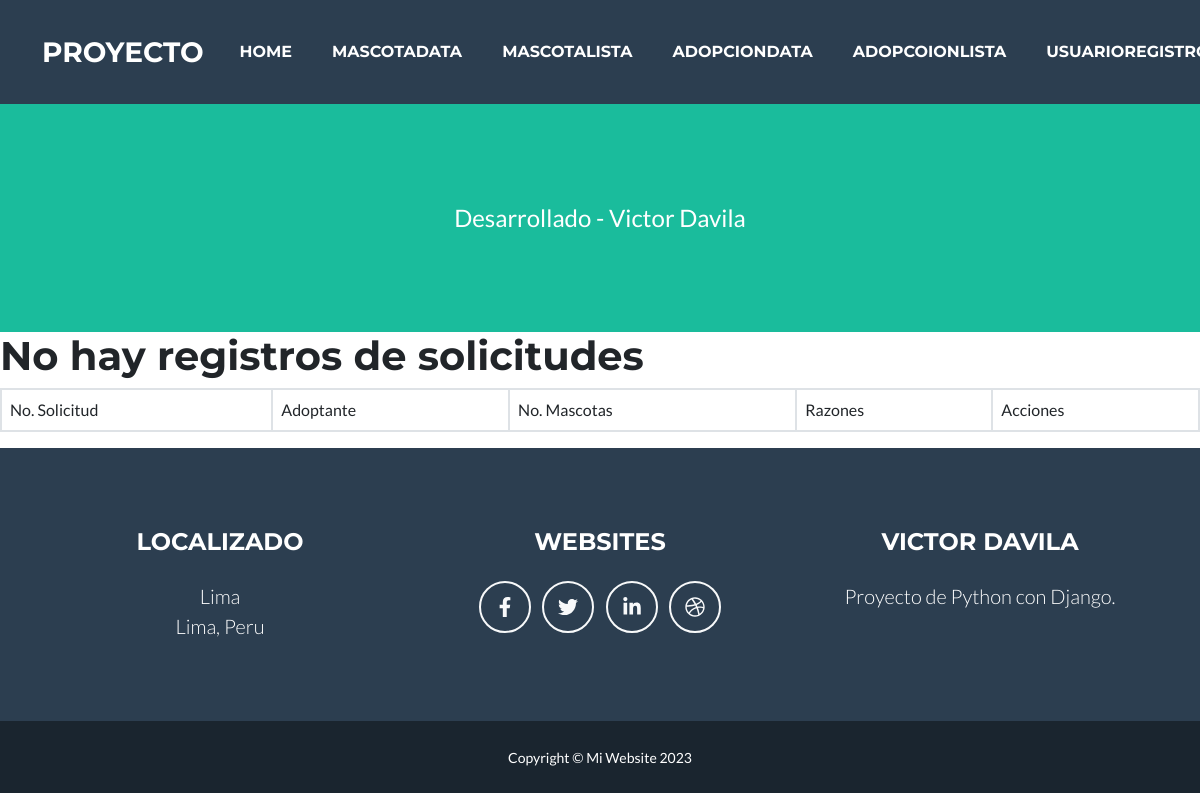
Before: /app_adopcion/solicitudlist/ with the older database file.
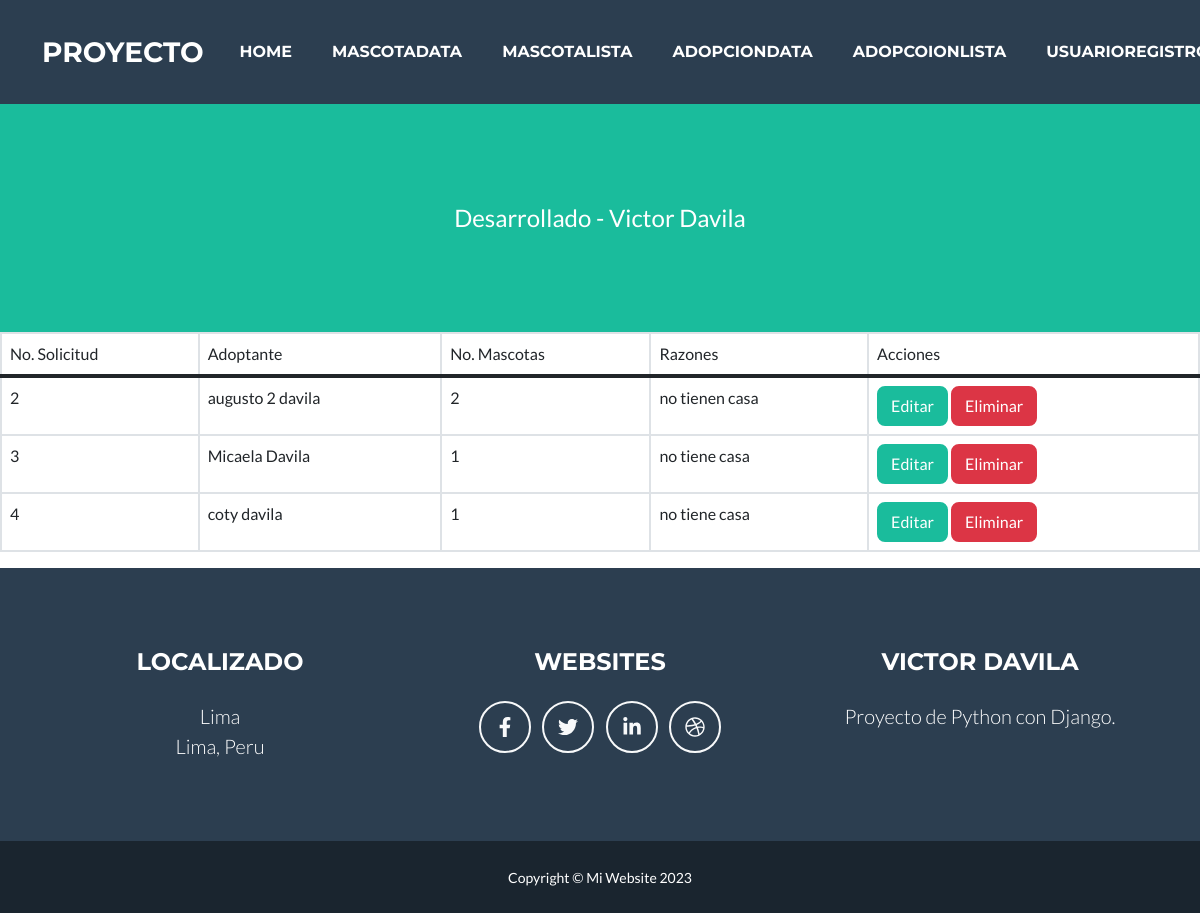
After: the same page with the newer database file.
### app_adopcion/models.py (models this page shows, shortened)
class Solicitud(models.Model):
    persona = models.ForeignKey(Persona, null=True, blank=True, on_delete=models.CASCADE)
    numero_mascotas = models.IntegerField()
    razones = models.TextField()

class Persona(models.Model):
    nombre = models.CharField(max_length=50)
    apellidos = models.CharField(max_length=70)
    edad = models.IntegerField()
    telefono = models.CharField(max_length=12)
    email = models.EmailField()
    domicilio = models.TextField()

### app_adopcion/views.py (the view)
# urls.py: path('solicitudlist/', SolicitudList.as_view(), name="Solicitudlist"),
class SolicitudList(ListView):
    model = Solicitud
    template_name = 'adopcion/solicitud_list.html'

### templates/adopcion/solicitud_list.html
{% extends 'base/secondary_base.html' %}
{%block contenidoQueCambia %}
<table class="table table-bordered">
    <thead>
        <tr>
            <td>No. Solicitud</td>
            <td>Adoptante</td>
            <td>No. Mascotas</td>
            <td>Razones</td>
            <td>Acciones</td>
        </tr>
    </thead>
    <tbody>
        {% if object_list %}
        {% for solicitud in object_list %}
        <tr>
            <td>{{ solicitud.id }}</td>
            <td>{{ solicitud.persona.nombre }} {{solicitud.persona.apellidos}}</td>
            <td>{{ solicitud.numero_mascotas }}</td>
            <td>{{ solicitud.razones }}</td>
            <td>
                <a class="btn btn-primary" href="{% url 'Solicitudedit' solicitud.id %}">Editar</a>
                <a class="btn btn-danger" href="{% url 'Solicituddelete' solicitud.id %}">Eliminar</a>
            </td>
        </tr>
        {% endfor %}
        {% else %}
        <h1> No hay registros de solicitudes </h1>
        {% endif %}
</table>
{% endblock %}

### templates/base/secondary_base.html (shortened to what this page needs)
<!DOCTYPE html>
<html lang="en">
    <head>
        {% load static %}
        <link href="{% static 'base/css/styles.css' %}" rel="stylesheet" />
    </head>
    <body id="page-top">
        <nav class="navbar navbar-expand-lg bg-secondary text-uppercase fixed-top" id="mainNav">
            <div class="container">
                <a class="navbar-brand" href="{% url 'Origin' %}">Proyecto</a>
                <div class="collapse navbar-collapse" id="navbarResponsive">
                    <ul class="navbar-nav ms-auto">
                        <li class="nav-item mx-0 mx-lg-1"><a class="nav-link py-3 px-0 px-lg-3 rounded" href="{% url 'Origin' %}">Home</a></li>
                        <li class="nav-item mx-0 mx-lg-1"><a class="nav-link py-3 px-0 px-lg-3 rounded" href="{% url 'Mascotaform' %}">MascotaData</a></li>
                        <li class="nav-item mx-0 mx-lg-1"><a class="nav-link py-3 px-0 px-lg-3 rounded" href="{% url 'Mascotalist' %}">MascotaLista</a></li>
                        <li class="nav-item mx-0 mx-lg-1"><a class="nav-link py-3 px-0 px-lg-3 rounded" href="{% url 'Solicitudcreate' %}">AdopcionData</a></li>
                        <li class="nav-item mx-0 mx-lg-1"><a class="nav-link py-3 px-0 px-lg-3 rounded" href="{% url 'Solicitudlist' %}">AdopcoionLista</a></li>
                        <li class="nav-item mx-0 mx-lg-1"><a class="nav-link py-3 px-0 px-lg-3 rounded" href="{% url 'Usuarioregister' %}">UsuarioRegistro</a></li>
                    </ul>
                </div>
            </div>
        </nav>
        <header class="masthead bg-primary text-white text-center">
            <div class="container d-flex align-items-center flex-column">
                <p class="masthead-subheading font-weight-light mb-0">Desarrollado - Victor Davila</p>
            </div>
        </header>
        {% block contenidoQueCambia %}
        {% endblock %}
        <footer class="footer text-center">
            <div class="container">
                <div class="row">
                    <div class="col-lg-4 mb-5 mb-lg-0">
                        <h4 class="text-uppercase mb-4">Localizado</h4>
                        <p class="lead mb-0">
                            Lima
                            <br />
                            Lima, Peru
                        </p>
                    </div>
                    <div class="col-lg-4 mb-5 mb-lg-0">
                        <h4 class="text-uppercase mb-4">Websites</h4>
                        <a class="btn btn-outline-light btn-social mx-1" href="#!"><i class="fab fa-fw fa-facebook-f"></i></a>
                        <a class="btn btn-outline-light btn-social mx-1" href="#!"><i class="fab fa-fw fa-twitter"></i></a>
                        <a class="btn btn-outline-light btn-social mx-1" href="#!"><i class="fab fa-fw fa-linkedin-in"></i></a>
                        <a class="btn btn-outline-light btn-social mx-1" href="#!"><i class="fab fa-fw fa-dribbble"></i></a>
                    </div>
                    <div class="col-lg-4">
                        <h4 class="text-uppercase mb-4">Victor Davila</h4>
                        <p class="lead mb-0">
                            Proyecto de Python con Django.
                        </p>
                    </div>
                </div>
            </div>
        </footer>
        <div class="copyright py-4 text-center text-white">
            <div class="container"><small>Copyright &copy; Mi Website 2023</small></div>
        </div>
    </body>
</html>

Changed rows visible on the page:
added Solicitud: id "2", persona.nombre "augusto 2", persona.apellidos "davila", numero_mascotas "2", razones "no tienen casa"
added Solicitud: id "3", persona.nombre "Micaela", persona.apellidos "Davila", numero_mascotas "1", razones "no tiene casa"
added Solicitud: id "4", persona.nombre "coty", persona.apellidos "davila", numero_mascotas "1", razones "no tiene casa"
Other visible differences:
text no longer shown: "No hay registros de solicitudes"
